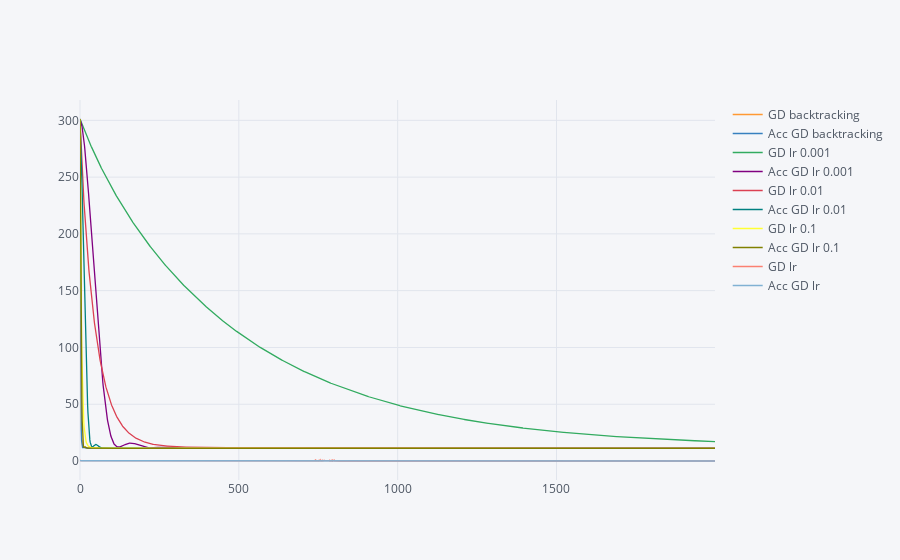

The notebook cell saved with this chart:
### Code cell
iplot(history_df.iplot(asFigure = True))

### Figure 1 — Plotly figure (JSON) as saved in the notebook; plotly's stock layout.template omitted (floating-point values rounded to 4 significant figures; data arrays with more than 128 entries replaced by an {"elided": "..."} marker saying what was removed)
{"data": [{"line": {"color": "rgba(255, 153, 51, 1.0)", "dash": "solid", "shape": "linear", "width": 1.3}, "mode": "lines", "name": "GD backtracking", "text": "", "type": "scatter", "uid": "ff91a17f-752c-4edd-8480-24e591b8deb9", "x": {"elided": "2000 int values"}, "y": {"elided": "2000 float values"}}, {"line": {"color": "rgba(55, 128, 191, 1.0)", "dash": "solid", "shape": "linear", "width": 1.3}, "mode": "lines", "name": "Acc GD backtracking", "text": "", "type": "scatter", "uid": "d7b35dd7-cad5-4e62-a482-4b558288e76b", "x": {"elided": "2000 int values"}, "y": {"elided": "2000 float values"}}, {"line": {"color": "rgba(50, 171, 96, 1.0)", "dash": "solid", "shape": "linear", "width": 1.3}, "mode": "lines", "name": "GD lr 0.001", "text": "", "type": "scatter", "uid": "d3824e59-68b2-4c15-b0d5-7615f84902fd", "x": {"elided": "2000 int values"}, "y": {"elided": "2000 float values"}}, {"line": {"color": "rgba(128, 0, 128, 1.0)", "dash": "solid", "shape": "linear", "width": 1.3}, "mode": "lines", "name": "Acc GD lr 0.001", "text": "", "type": "scatter", "uid": "e39a4c91-e616-469a-8935-ad9b91ac5d93", "x": {"elided": "2000 int values"}, "y": {"elided": "2000 float values"}}, {"line": {"color": "rgba(219, 64, 82, 1.0)", "dash": "solid", "shape": "linear", "width": 1.3}, "mode": "lines", "name": "GD lr 0.01", "text": "", "type": "scatter", "uid": "3fe5271c-4a30-4985-a71b-ec9c347c6695", "x": {"elided": "2000 int values"}, "y": {"elided": "2000 float values"}}, {"line": {"color": "rgba(0, 128, 128, 1.0)", "dash": "solid", "shape": "linear", "width": 1.3}, "mode": "lines", "name": "Acc GD lr 0.01", "text": "", "type": "scatter", "uid": "81984ff6-fff4-41c5-ac71-4f1a1fc6e4eb", "x": {"elided": "2000 int values"}, "y": {"elided": "2000 float values"}}, {"line": {"color": "rgba(255, 255, 51, 1.0)", "dash": "solid", "shape": "linear", "width": 1.3}, "mode": "lines", "name": "GD lr 0.1", "text": "", "type": "scatter", "uid": "2ee10eae-7830-4052-938f-99115203456d", "x": {"elided": "2000 int values"}, "y": {"elided": "2000 float values"}}, {"line": {"color": "rgba(128, 128, 0, 1.0)", "dash": "solid", "shape": "linear", "width": 1.3}, "mode": "lines", "name": "Acc GD lr 0.1", "text": "", "type": "scatter", "uid": "c992151a-d199-4cc1-83ea-3619c9257f2e", "x": {"elided": "2000 int values"}, "y": {"elided": "2000 float values"}}, {"line": {"color": "rgba(251, 128, 114, 1.0)", "dash": "solid", "shape": "linear", "width": 1.3}, "mode": "lines", "name": "GD lr", "text": "", "type": "scatter", "uid": "b63da00d-b7c2-4064-9531-d3d19841a3b9", "x": {"elided": "2000 int values"}, "y": {"elided": "2000 float values"}}, {"line": {"color": "rgba(128, 177, 211, 1.0)", "dash": "solid", "shape": "linear", "width": 1.3}, "mode": "lines", "name": "Acc GD lr", "text": "", "type": "scatter", "uid": "731c6c1f-d62e-4fcd-a47b-f6678ace908f", "x": {"elided": "2000 int values"}, "y": {"elided": "2000 float values"}}], "layout": {"legend": {"bgcolor": "#F5F6F9", "font": {"color": "#4D5663"}}, "paper_bgcolor": "#F5F6F9", "plot_bgcolor": "#F5F6F9", "title": {"font": {"color": "#4D5663"}}, "xaxis": {"gridcolor": "#E1E5ED", "showgrid": true, "tickfont": {"color": "#4D5663"}, "title": {"font": {"color": "#4D5663"}, "text": ""}, "zerolinecolor": "#E1E5ED"}, "yaxis": {"gridcolor": "#E1E5ED", "showgrid": true, "tickfont": {"color": "#4D5663"}, "title": {"font": {"color": "#4D5663"}, "text": ""}, "zerolinecolor": "#E1E5ED"}}}
